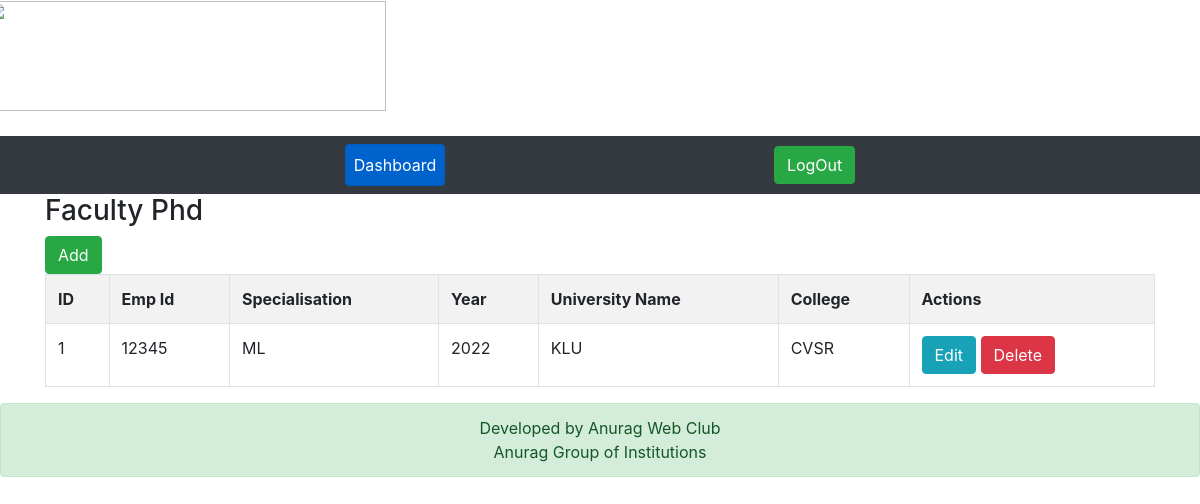
/index.php/faculty_phd, run on an earlier commit of the app's database.
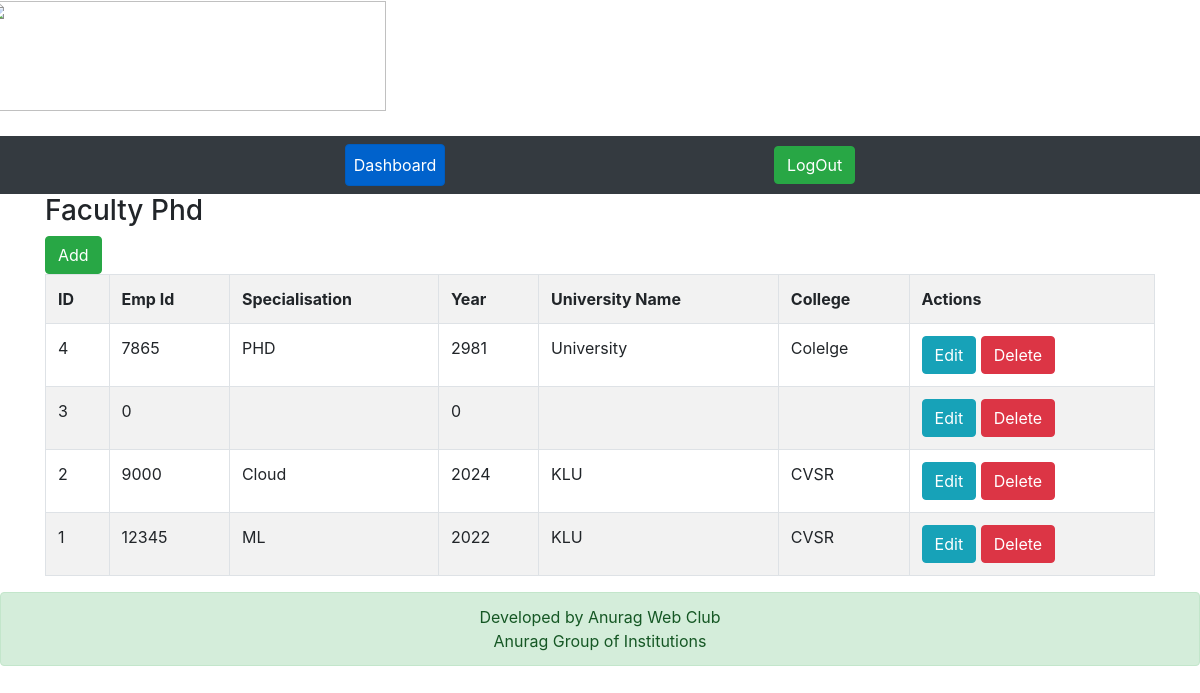
And on a later commit of the database.
### tables this page shows
CREATE TABLE IF NOT EXISTS `faculty_phd` (
  `id` int(11) NOT NULL AUTO_INCREMENT,
  `emp_id` int(11) NOT NULL,
  `specialisation` varchar(100) NOT NULL,
  `year` int(11) NOT NULL,
  `university_name` varchar(100) NOT NULL,
  `college` varchar(100) NOT NULL,
  PRIMARY KEY (`id`)
);

### application/controllers/Faculty_phd.php (called while the page is built, shortened)
<?php
class Faculty_phd extends CI_Controller{
    function __construct()
    {
        $this->load->model('Faculty_phd_model');
    }
    function index()
    {
        $data['faculty_phd'] = $this->Faculty_phd_model->get_all_faculty_phd();
        $data['heading'] = 'Faculty Phd';
        $data['_view'] = 'faculty_phd/index';
        $this->load->view('layouts/main',$data);
    }
}

### index.php (called while the page is built, shortened)
<?php
require_once BASEPATH.'core/CodeIgniter.php';

### application/models/Faculty_phd_model.php (called while the page is built, shortened)
<?php
class Faculty_phd_model extends CI_Model
{
    function get_all_faculty_phd()
    {
        $this->db->order_by('id', 'desc');
        return $this->db->get('faculty_phd')->result_array();
    }
}

### application/views/faculty_phd/index.php (the view)
<div class="pull-right">
	<a href="<?php echo site_url('faculty_phd/add'); ?>" class="btn btn-success">Add</a>
</div>
<table class="table table-striped table-bordered">
    <tr>
		<th>ID</th>
		<th>Emp Id</th>
		<th>Specialisation</th>
		<th>Year</th>
		<th>University Name</th>
		<th>College</th>
		<th>Actions</th>
    </tr>
	<?php foreach($faculty_phd as $f){ ?>
    <tr>
		<td><?php echo $f['id']; ?></td>
		<td><?php echo $f['emp_id']; ?></td>
		<td><?php echo $f['specialisation']; ?></td>
		<td><?php echo $f['year']; ?></td>
		<td><?php echo $f['university_name']; ?></td>
		<td><?php echo $f['college']; ?></td>
		<td>
            <a href="<?php echo site_url('faculty_phd/edit/'.$f['id']); ?>" class="btn btn-info btn-xs">Edit</a>
            <a href="<?php echo site_url('faculty_phd/remove/'.$f['id']); ?>" class="btn btn-danger btn-xs">Delete</a>
        </td>
    </tr>
	<?php } ?>
</table>

What changed in the data, as far as the page shows it:
added faculty_phd: id "4", emp "7865", specialisation "PHD", year "2981", university_name "University", college "Colelge"
added faculty_phd: id "3", emp "0", year "0"
added faculty_phd: id "2", emp "9000", specialisation "Cloud", year "2024", university_name "KLU", college "CVSR"
